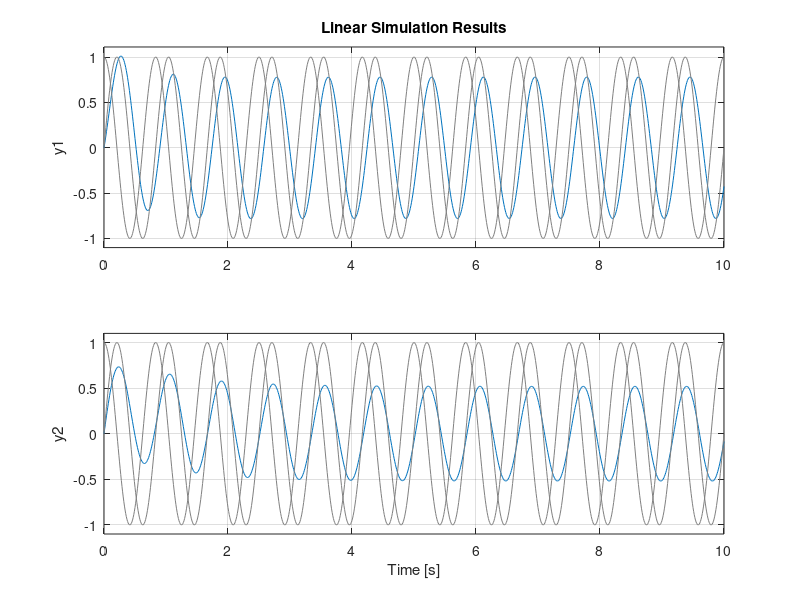

Recreate this plot in MATLAB.
pkg load control

OMEGA = 2*pi*1.2;

s = tf('s');

G = [4/(s+2) 4/(s+1) ; 3/(s+1) 5/(s+5)]

Gw = G(OMEGA)

T = 0:0.01:10;
L = length(T);
U = [sin(OMEGA*T)' cos(OMEGA*T)'];
lsim(G,U,T)

[Uc, Sv, Vc] = svd(Gw)
